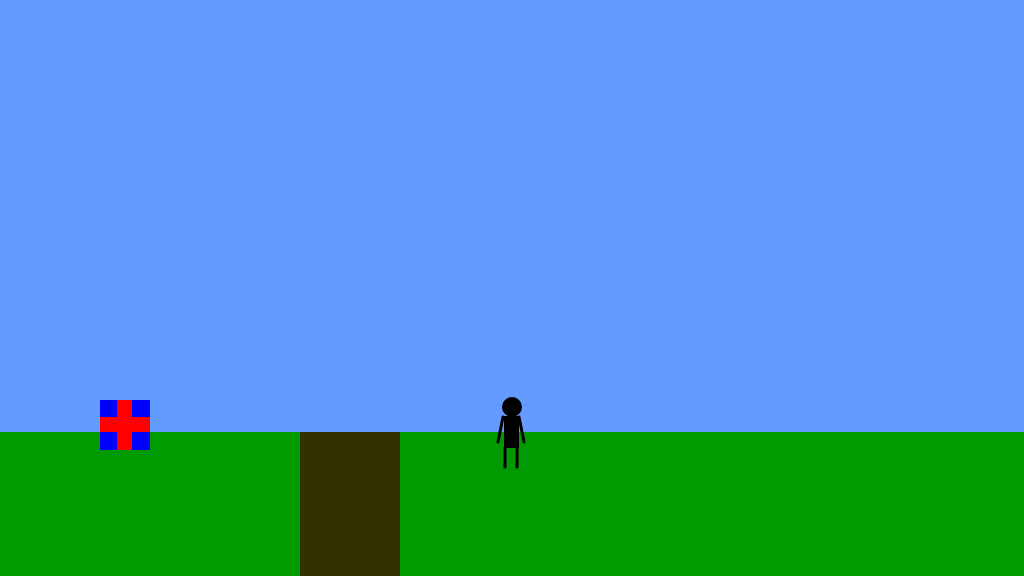
Frame 1 (no input)
Frame 60 (no input): identical to frame 1, image omitted
Frame 120 (the mouse pressed at the canvas centre since frame 60): identical to frame 1, image omitted

The p5.js sketch that drew this single still picture (run headless with seeded random() and noise() and a simulated clock; from frame 60 on, the mouse is pressed at the canvas centre):

// p5.js sketch
// ── sketch.js
/*

The Game Project

Week 3

Game interaction

*/


var posX ;
var posY ;

//var gameChar_x;
//var gameChar_y;
var floorPos_y;

var isLeft;      
var isRight;
var isJumping;
var isFalling;

var isFound;

var item = {x_pos: "100", y_pos: "400", size: "50", isFound: "false"};
var canyon = {x_pos: 300, width: 100};

function setup()
{
    isLeft = false
    isRight = false
    isJumping = false
    isFalling = false
    
    createCanvas(1024, 576);
    floorPos_y = height * 3/4;
    posX = width/2;
    posY = floorPos_y;
}

function draw()
{
    background(100,155,255); //fill the sky blue

    noStroke();
    fill(0,155,0);
    rect(0, floorPos_y, width, height - floorPos_y); //draw some green ground


    //draw the canyon
    fill(50,50,0);
    rect(canyon.x_pos, floorPos_y, canyon.width, height - floorPos_y);
    

    //the game character
    if(isLeft && isJumping)
    {
        // add your jumping-left code
    ellipse(posX,posY-25,15,20);
    rect(posX-4,posY-16,8,32);
    stroke(0,0,0);
    strokeWeight(3);
    line(posX-5,posY-16,posX-17,posY-25);
    line(posX+4,posY-15,posX+17,posY);
    line(posX,posY+13,posX+10,posY+25);
    line(posX+11,posY+25,posX+20,posY+25);
    line(posX-15,posY+14,posX,posY+14);
    line(posX-20,posY+25,posX-15,posY+15);
    strokeWeight(1);

    }
    else if(isRight && isJumping)
    {
        // add your jumping-right code
    ellipse(posX,posY-25,15,20);
    rect(posX-4,posY-16,8,32);
    stroke(0,0,0);
    strokeWeight(3);
    line(posX+4,posY-16,posX+17,posY-25);
    line(posX-3,posY-15,posX-17,posY);
    line(posX,posY+13,posX-10,posY+25);
    line(posX-11,posY+25,posX-20,posY+25);
    line(posX+15,posY+14,posX,posY+14);
    line(posX+20,posY+25,posX+15,posY+15);
    strokeWeight(1);

    }
    else if(isLeft)
    {
        // add your walking left code
        fill(0)
    ellipse(posX,posY-25,15,20);
        fill(255,0,0)
    rect(posX-4,posY-16,8,32);
    stroke(0,0,0);
    strokeWeight(3);
    line(posX,posY+15,posX,posY+35);
    line(posX-3,posY+35,posX,posY+35);
    line(posX-10,posY+5,posX,posY-20);
    strokeWeight(1);
    
    }
    else if(isRight)
    {
        // add your walking right code
    fill(0)
    ellipse(posX,posY-25,15,20);
        fill(255,0,0)
    rect(posX-4,posY-16,8,32);
    stroke(0,0,0);
    strokeWeight(3);
    line(posX,posY+15,posX,posY+35);
    line(posX+3,posY+35,posX,posY+35);
    line(posX+10,posY+5,posX,posY-20);
    strokeWeight(1);

    }
    else if(isJumping || isFalling)
    {
        // add your jumping facing forwards code
    fill(0,0,0);
    ellipse(posX,posY-25,20,20);
    rect(posX-8,posY-16,15,32);
    stroke(0,0,0);
    strokeWeight(3)
    line(posX+7,posY-15,posX+18,posY-35);
    stroke(0,0,0);
    line(posX-9,posY-15,posX-18,posY-35);
    line(posX-14,posY+35,posX-7,posY+16);
    line(posX+10,posY+35,posX+5,posY+16);
    strokeWeight(1);

    }
    else
    {
        // add your standing front facing code
    fill(0,0,0);
    ellipse(posX,posY-25,20,20);
    rect(posX-8,posY-16,15,32);
    stroke(0,0,0);
    strokeWeight(3);
    line(posX+7,posY-15,posX+12,posY+10);
    stroke(0,0,0);
    line(posX-9,posY-15,posX-14,posY+10);
    line(posX-7,posY+35,posX-7,posY+16);
    line(posX+5,posY+35,posX+5,posY+16);
    strokeWeight(1);

    }
    if(isLeft == true)
    {
        posX -= 3;
    }
    
    if(isRight == true)
    {
        posX += 3;
    }
    
    if(isJumping)
    {
        posY -= 4;
    }
    
    
    
    else if(isFalling)
    {
        posY += 4;
    }
    
    if(posY == floorPos_y)
        {
            isFalling = false
        }
    if(item.isFound)
        {
            noStroke()
            fill(0,0,255)
            rect(item.x_pos,item.y_pos,item.size,item.size)
            fill(255,0,0)
            rect(117,400,15,50)
            rect(100,417,50,15)
//            stroke(0)
//            line(item.x_pos,100,item.x_pos,450)
        }
    
    if(posX < item.x_pos)
        {
            item.isFound = false
        }
    
    if(posX >= 300 && posX <= 400 && ! isJumping)
        {
            isFalling = true
        }
    

    
    
//reward object
    
}
function keyPressed()
{
    // if statements to control the animation of the character when
    // keys are pressed.
      if(keyCode == LEFT_ARROW)
    {
       isLeft = true
        console.log("left press")
    }
    
    if(keyCode == RIGHT_ARROW)
    {    
        isRight = true
        console.log("right press")
    }
//moving left and right
    if(keyCode == 32)
    {
        isJumping = true
        console.log("space press")
    }
}
function keyReleased()
{
    // if statements to control the animation of the character when
    // keys are released.
    if(keyCode == LEFT_ARROW ) {
        isLeft = false
        console.log("left release")
    }
    {
    if(keyCode == RIGHT_ARROW ) {
        isRight = false
        console.log("right release")
    }
    }if(keyCode == 32)
    {
        isJumping = false;
        isFalling = true;
    }
    
}
